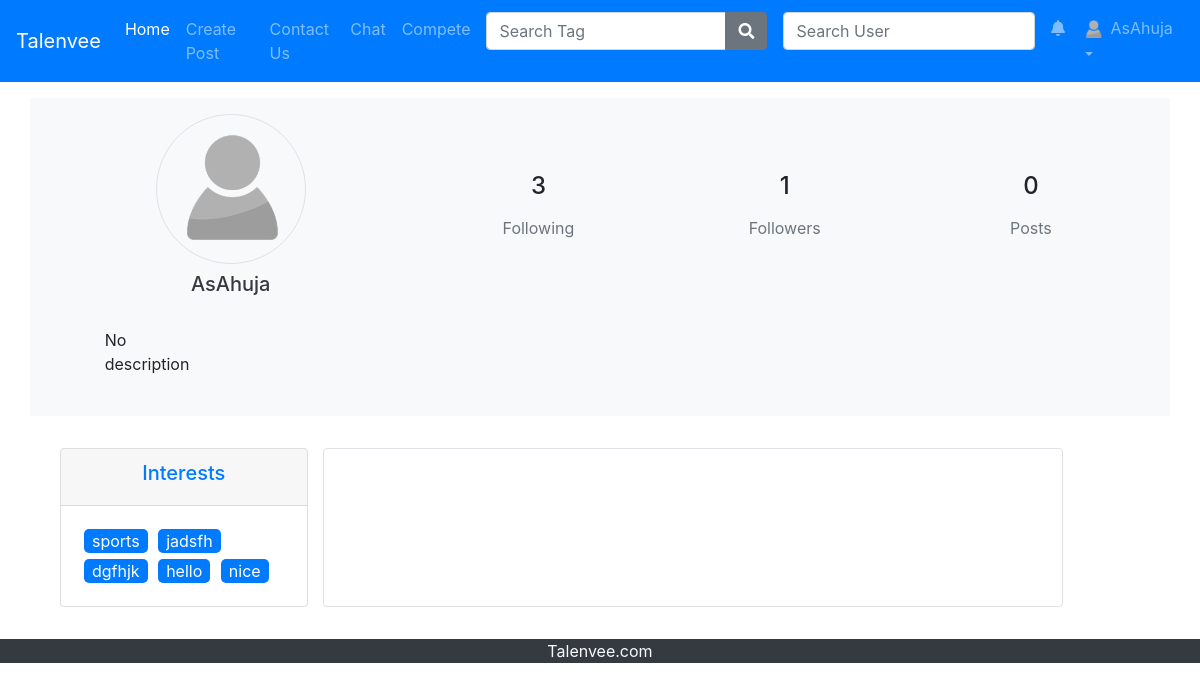
/myprofileShow.php (signed in), run on the app's committed database.
### tables this page shows
CREATE TABLE IF NOT EXISTS `userdetailstb` (
`id` int(11) NOT NULL,
  `username` varchar(500) NOT NULL,
  `firstName` varchar(100) NOT NULL,
  `lastName` varchar(100) NOT NULL,
  `emailAddress` varchar(100) NOT NULL,
  `contactNo1` varchar(15) NOT NULL,
  `country` varchar(10) NOT NULL DEFAULT 'India',
  `followers` varchar(10000) NOT NULL DEFAULT '[]',
  `following` varchar(10000) NOT NULL DEFAULT '[]',
  `posts` varchar(10000) NOT NULL DEFAULT '[]',
  `interests` varchar(10000) NOT NULL DEFAULT '[]',
  `profilepic` varchar(1000) NOT NULL DEFAULT 'no-image.jpg',
  `UserDesc` varchar(500) NOT NULL DEFAULT 'No Description'
);

### myprofileShow.php (called while the page is built)
<?php include 'includes/header.php'; ?>
<?php include 'profile/myprofile.php';?>
<?php include 'includes/footer.php'; ?>

### profile/myprofile.php (the view, shortened to what this page needs)
<link rel="stylesheet" href="includes/css/profile.css">
<link rel="stylesheet" href="includes/css/myprofile.css">
<?php
    $userId=$_SESSION['userid'];
    $que=mysqli_query($conn,"select * from userdetailstb where id='$userId'") or die(error_page());
    $ss=mysqli_fetch_assoc($que);
    $interests=json_decode($ss['interests']);
?>
<div class="container my-3 mx-auto">
    <div class="row bg-light  text-center p-3" id="profile-header">
        <div class="col-sm-4" >
            <img id="profile-pic" src="profile/profile_pics/<?php echo $ss['profilepic'];?>" alt="" class="img-fluid rounded-circle border">
            <h5 class="my-2"><a id="profile-name" class="text-dark" href="profileshow.php?userName=<?php echo $ss['username'];?>"><?php echo $ss['username'];?></a></h5>
        </div>
        <div class="col-sm-8 my-auto">
            <div class="row">
                <div class="col-sm-4">
                    <h4>
                        <?php
                            $followingList=json_decode($ss['following']);
                            echo count($followingList);
                        ?>
                    </h4>
                    <a class="btn" href="myFollow.php?category=following"><div class="text-secondary">Following</div>  </a>
                </div>
                <div class="col-sm-4">
                    <h4>
                        <?php
                            $followerList=json_decode($ss['followers']);
                            echo count($followerList);
                        ?>
                    </h4>
                    <a class="btn" href="myFollow.php?category=followers"><div class="text-secondary">Followers</div></a>
                </div>
                <div class="col-sm-4">
                    <h4>
                        <?php
                            $postsList=json_decode($ss['posts']);
                            echo count($postsList);
                        ?>
                    </h4>
                    <span class="btn"><div class="text-secondary">Posts</div></span>
                </div>
            </div>
        </div>
        <div class="row my-3">
            <div class="offset-sm-5 col-sm-6  text-justify my-2">
                <?php echo $ss['UserDesc'];?>
            </div>
        </div>
    </div>
    <div class="row my-3 mx-auto">
        <div class="col-md-3">
            <div class="interests my-3">
                <div class="card">
                    <div class="card-header text-center">
                        <h5 class="text-primary">Interests</h5>
                    </div>
                    <div id="interest-body" class="card-body">
                            <?php foreach($interests as $i){ ?>
                                <div id="tags-tag" class="tag bg-primary text-white px-2"><?php echo $i;?></div>
                            <?php } ?>
                    </div>
                </div>
            </div>
        </div><div id="showArea" class="col-md-8 border my-3 rounded">
        </div>
    </div>
</div>

### includes/navbar.php (shortened to what this page needs)
<?php
    $mq=mysqli_query($conn,"select * from messages where toId=$uid and status=0 limit 1") or die(error_page());
    if(mysqli_num_rows($mq)){
        $chat=true;
    }else{
        $chat=false;
    }
        $noti=false;
?>
<link rel="stylesheet" href="includes/css/navbar.css">
<nav class="navbar navbar-expand-xl navbar-dark bg-primary">
  <a class="navbar-brand" href="index.php">Talenvee</a>
  <div class="collapse navbar-collapse" id="navbarSupportedContent">
    <ul class="navbar-nav mr-auto">
        <li class="nav-item active">
            <a class="nav-link" href="index.php">Home <span class="sr-only">(current)</span></a>
        </li>
        <li class="nav-item">
            <a class="nav-link" href="create.php">Create Post</a>
        </li>
        <li class="nav-item">
            <a class="nav-link" href="contactUs.php">Contact Us</a>
        </li>
        <li class="nav-item">
            <a class="nav-link<?php if($chat) echo ' activate-border border';?>" href="chat.php">Chat</a>
        </li>
        <li class="nav-item">
            <a class="nav-link" href="compete.php">Compete</a>
        </li>
    </ul>
    <ul class="navbar-nav ml-auto">
        <li class="nav-item dropdown mx-2 my-1">
            <form method="GET" action="tagsResult.php">
            <div class="input-group">
                <input type="text" class="form-control" placeholder="Search Tag" name="tag">
                <div class="input-group-append">
                    <button class="btn btn-secondary" type="submit"><i class="fa fa-search"></i></button>
                </div>
            </div>
            </form>
        </li>
        <li class="nav-item dropdown my-1 mx-2">
            <form method="POST">
                    <input class="form-control mr-sm-2" type="text" placeholder="Search User" onkeyup="searchUser(this.value)" data-toggle="dropdown">
            </form>
        </li>
        <li class="nav-item">
        <a href="notifications.php" class="nav-link<?php if($noti) echo ' activate-border border';?>"><span><i class="fas fa-bell"></i></span><span class="d-inline d-lg-none"> Notification</span></a>
        </li>
        <li class="nav-item dropdown">
        <a class="nav-link dropdown-toggle" href="#" id="navbardrop" data-toggle="dropdown">
            <img class="img img-fluid rounded-circle" src="profile/profile_pics/<?php echo $profile;?>" style="width:25px;height:25px;"> <?php echo $userName; ?>
        </a>
        </li>
    </ul>
  </div>
</nav>

### includes/css/profile.css (style rules this page uses)
#profile-pic { width:150px; height:150px; }
#interest-body>* { padding-right: 3px; display: inline-flex; flex-wrap: wrap; padding-left: 3px; margin: 3px; border-radius: 5px; }

### data on the page
userdetailstb: profilepic (placeholder picture), username "AsAhuja", following "3", followers "1", posts "0", UserDesc "No description", interests "sports", interests "jadsfh", interests "dgfhjk", interests "hello", interests "nice"
